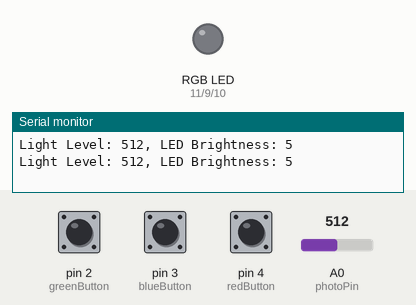
The sketch below on a simulated Arduino Uno, built with avr-gcc and run on an emulated ATmega328P. Parts: an RGB LED mixed from three pins (HIGH = lit), the last lines printed to the serial monitor. The inputs (shaded band) are chosen by the test bench; at power-on: pin 2 (greenButton) HIGH, pin 3 (blueButton) HIGH, pin 4 (redButton) HIGH, A0 (photoPin) = 512. Dim RGB values are drawn brighter than linear.

Above: at 1.8 s.
1.9 s: pin 2 (greenButton) pulled LOW for 1.2 s
At 2.4 s:
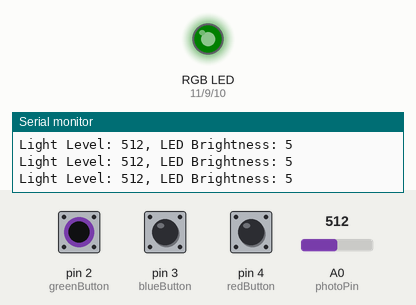
5.5 s: pin 3 (blueButton) pulled LOW for 1.2 s
At 6.7 s:
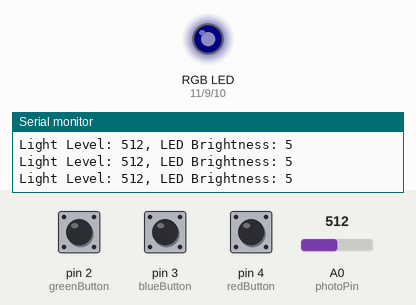
8.5 s: pin 4 (redButton) pulled LOW for 1.2 s
At 9.8 s:
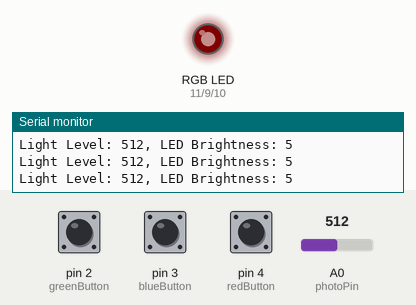
11.5 s: pin 4 (redButton) pulled LOW for 3.2 s
At 12.6 s:
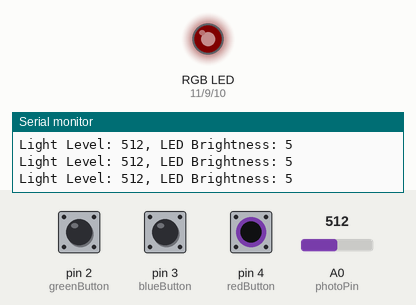
16.5 s: pin 2 (greenButton) driven LOW and pin 3 (blueButton) driven LOW
18.5 s: A0 (photoPin) set to 870
At 19.4 s:
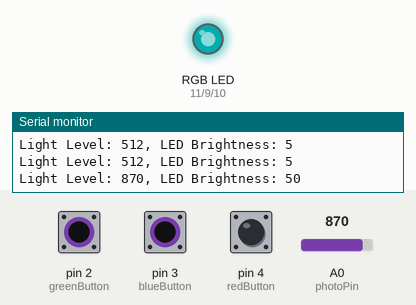
20.5 s: A0 (photoPin) set to 898
At 22.1 s:
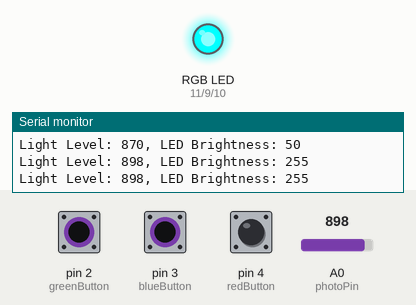
Timing chart, 0 to 23.5 s (numbered marks = the images above; inputs shaded):
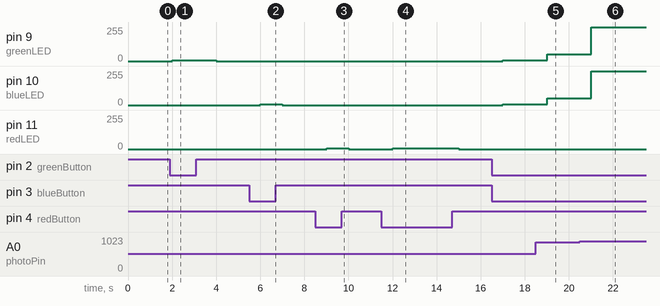

Measured:
- the behaviour switches between 887 and 888 on A0 (photoPin) (found by bisection; images 5 and 6)
- after the input at 1.9 s, pin 9 (greenLED): 0/255 → 5/255 after 0.10 s, → 0/255 2.0 s later
- after the input at 5.5 s, pin 10 (blueLED): 0/255 → 5/255 after 0.50 s, → 0/255 1.0 s later
- after the input at 8.5 s, pin 11 (redLED): 0/255 → 5/255 after 0.51 s, → 0/255 1.0 s later
- after the input at 11.5 s, pin 11 (redLED): 0/255 → 5/255 after 0.51 s, → 0/255 3.0 s later
- after the input at 16.5 s, pin 9 (greenLED), pin 10 (blueLED): 0/255 → 5/255 after 0.51 s
- after the input at 18.5 s, pin 9 (greenLED), pin 10 (blueLED): 5/255 → 50/255 after 0.51 s
- after the input at 20.5 s, pin 9 (greenLED), pin 10 (blueLED): 50/255 → 255/255 after 0.51 s

The sketch:

Cogs_City_Day7_Alternate.ino
```cpp
// Day 7 Code for Cogsworth City Adventure Kit
// Inventr.io
//
// Used internal pull-up resistors via arduino code
// rather than using external pull-down resistors as
// shown in circuit diagram in Lesson.
// This version used the min and max value read by the photoresistor to
// setup a more clear difference in dimming
//
// Lori Pfahler
// August 2024

// pins for buttons, LEDS, and photoresistor
int greenButton = 2;
int blueButton = 3;
int redButton = 4;
// the pins for LEDs must be PWM pins, pins with ~ next to the number
// to use analogWrite() to control brightness of LED
int greenLED = 9;
int blueLED = 10;
int redLED = 11;
int photoPin = A0;  // must be connected analog pin (A0-A5)

// variables
// used to track if buttons have been pressed
int greenState;
int blueState;
int redState;
// current light level from photoresistor
int lightLevel;
int ledBrightness = 0;

// approx min level for your room - change this as needed
// get this by covering the photoresistor with your finger
int minLightLevel = 760;
// approx max level for your room - change this as needed
// get this by observing the light level from your photoresitor
// without anything blocking the light in the room
int maxLightLevel = 950;

// divide the range of light levels by 3 to create three ranges for the ledBrightness
// variable
float lightLevelThird = (maxLightLevel - minLightLevel)/3;

void setup() {
  // setup LEDs as outputs
  pinMode(greenLED, OUTPUT);
  pinMode(blueLED, OUTPUT);
  pinMode(redButton, OUTPUT);
  // setup button switches with internal pull-up resistors
  // NOT PRESSED = HIGH, PRESSED = LOW
  // So original code has to be reversed on HIGH/LOWS for buttons
  pinMode(greenButton, INPUT_PULLUP);
  pinMode(blueButton, INPUT_PULLUP);
  pinMode(redButton, INPUT_PULLUP);
  // start serial monitor so we can print info to it
  Serial.begin(9600);
}

void loop() {
  // read button states
  greenState = digitalRead(greenButton);
  blueState = digitalRead(blueButton);
  redState = digitalRead(redButton);
  // read light level from photoresistor
  lightLevel = analogRead(photoPin);

  // Use only three levels of brightness since only large changes are
  // perceptible to the human eye and LED brightness perception is nonlinear
  if (lightLevel < (minLightLevel + lightLevelThird)) {
    // low level of LED brightness
    ledBrightness = 5;
  }
  else if (lightLevel > (maxLightLevel - lightLevelThird)) {
    // high level of LED brightness
    ledBrightness = 255;
  }
  else {
    // mediom level of LED brightness
    ledBrightness = 50;
  }

  // green LED code:
  if (greenState == LOW) {
    // turn of green LED to appropriate brightness level if green button pressed
    analogWrite(greenLED, ledBrightness);
  }
  else {
    // otherwise turn green LED off
    analogWrite(greenLED, 0);
  }

  // blue LED Code:
  if (blueState == LOW) {
    // turn of blue LED to appropriate brightness level if blue button pressed
    analogWrite(blueLED, ledBrightness);
  }
  else {
    // otherwise turn blue LED off
    analogWrite(blueLED, 0);
  }

  // red LED Code:
  if (redState == LOW) {
    // turn of red LED to appropriate brightness level if red button pressed
    analogWrite(redLED, ledBrightness);
  }
  else {
    // otherwise turn red LED off
    analogWrite(redLED, 0);
  }
  // print results to serial monitor
  Serial.print("Light Level: ");
  Serial.print(lightLevel);
  Serial.print(", LED Brightness: ");
  Serial.println(ledBrightness);

  // short delay
  delay(1000);
}
```
